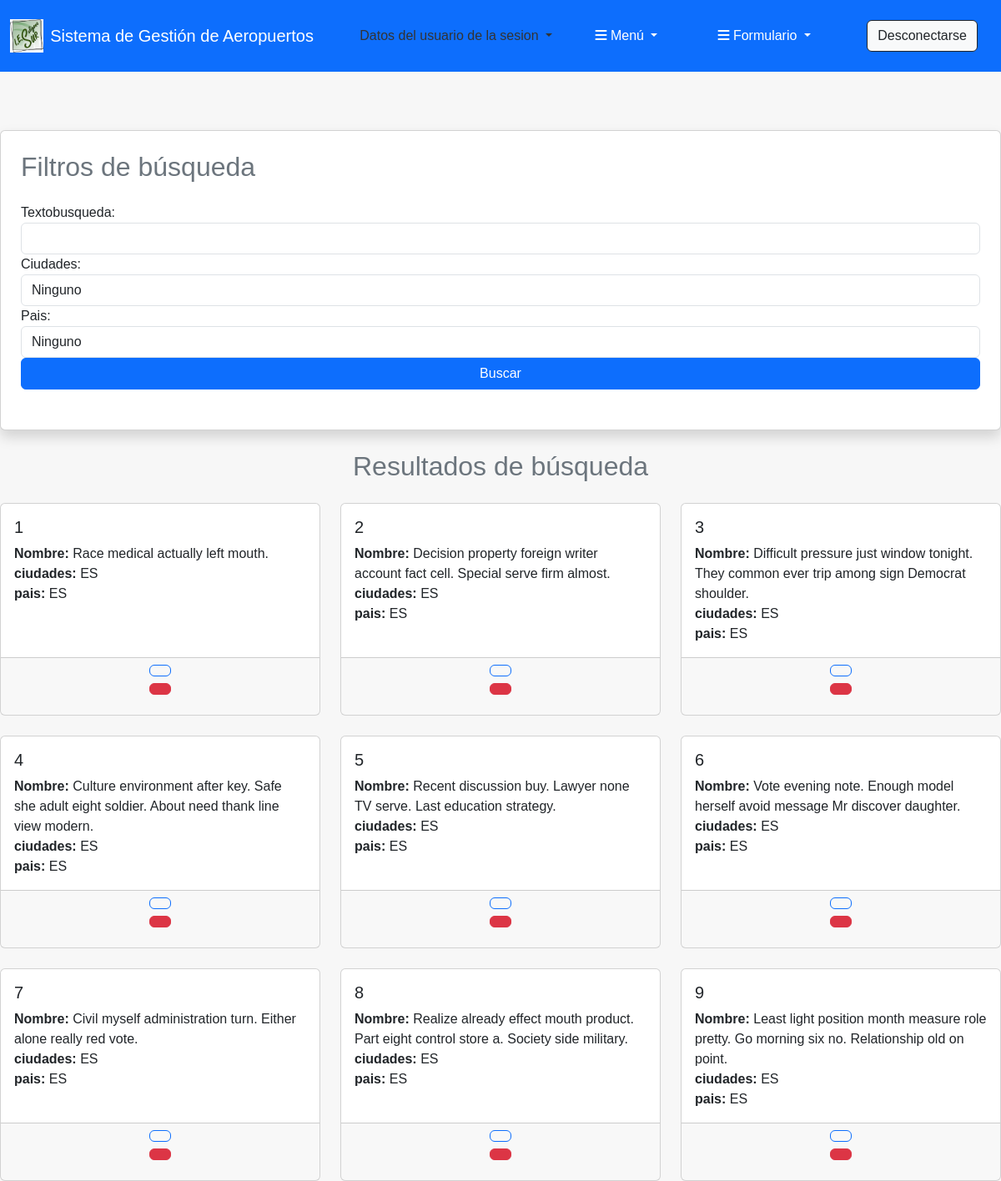
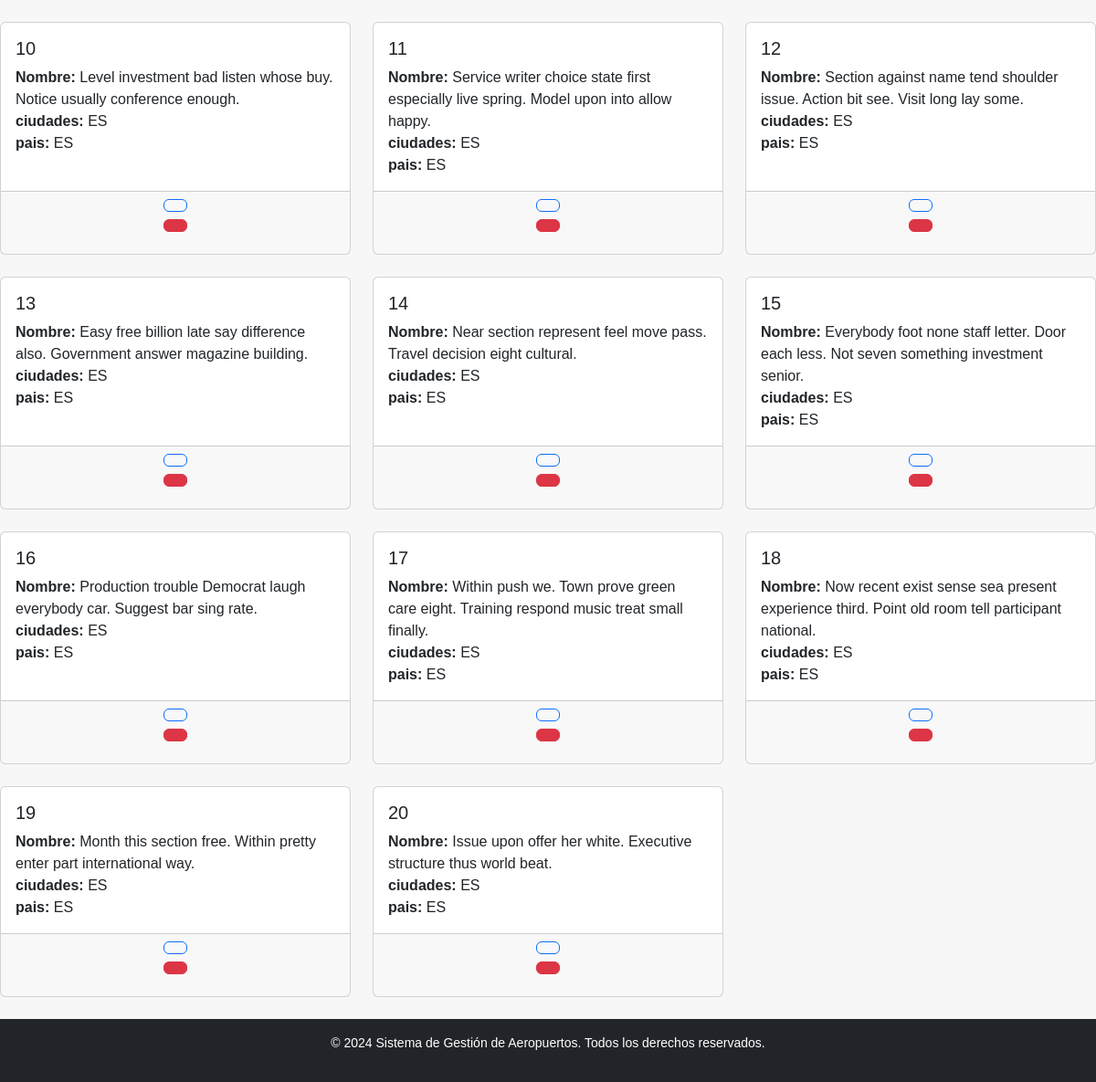
Screenshot of /aeropuerto/busqueda/ (signed in) with the database file from the repository (2 pictures, top to bottom).
### apaeropuerto/models.py (models this page shows, shortened)
class Aeropuerto(models.Model):
    PAISES = [
    ("ES", "España"),
    ("FR", "Francia"),
    ("IT", "Italia"),
    ("DE", "Alemania"),
    ("PT", "Portugal"),
    ("NL", "Países Bajos"),
    ("BE", "Bélgica"),
    ("SE", "Suecia"),
    ("AT", "Austria"),
    ("CH", "Suiza"),
    ]
    CIUDADES = [
    ("ES", "Madrid"),
    ("FR", "París"),
    ("IT", "Roma"),
    ("DE", "Berlín"),
    ("PT", "Lisboa"),
    ("NL", "Ámsterdam"),
    ("BE", "Bruselas"),
    ("SE", "Estocolmo"),
    ("AT", "Viena"),
    ("CH", "Ginebra"),
    ]
    nombre = models.CharField(
        max_length=100,
        verbose_name="Aeropuerto"
    )
    ciudades = models.CharField(
        max_length=2,
        choices=CIUDADES,default='ES'
    )
    pais = models.CharField(
        max_length=2,
        choices=PAISES, default='ES'
    )
    capacidad_maxima = models.IntegerField(default=150) # Campo por defecto

### apaeropuerto/views.py (the view)
# urls.py: path('aeropuerto/busqueda/', views.Aeropuerto_buscar_avanzado, name='Aeropuerto_buscar_avanzado'),
@permission_required('apaeropuerto.view_Aeropuerto')
def Aeropuerto_buscar_avanzado(request):
    if len(request.GET) > 0:
        formulario = BusquedaAvanzadaAeropuertoForm(request.GET)
        if formulario.is_valid():
            aeropuerto = Aeropuerto.objects.prefetch_related(
                Prefetch('aerolinea_de_aeropuerto'),  # ManyToMany con Aerolínea
                Prefetch('vuelos_de_origen'),         # ManyToOne reversa con Vuelo (origen)
                Prefetch('vuelos_de_destino'),        # ManyToOne reversa con Vuelo (destino)
                Prefetch('servicio_aeropuerto')       # ManyToMany con Servicio
            )
            textoBusqueda = formulario.cleaned_data.get('textoBusqueda')
            ciudades = formulario.cleaned_data.get('ciudades')
            pais = formulario.cleaned_data.get('pais')
            if textoBusqueda:
                aeropuerto = aeropuerto.filter(nombre__icontains=textoBusqueda)
            if ciudades:
                aeropuerto = aeropuerto.filter(ciudades=ciudades)
            if pais:
                aeropuerto = aeropuerto.filter(pais= pais)
        else:
            return render (request, 'Formularios/Aeropuerto/busqueda_avanzada.html', {
                'formulario': formulario,
                'aeropuerto': []
            })
    else:
        formulario = BusquedaAvanzadaAeropuertoForm(None)
        aeropuerto = Aeropuerto.objects.all()
    return render (request, 'Formularios/Aeropuerto/busqueda_avanzada.html', {
        'formulario': formulario,
        'aeropuerto': aeropuerto
    })

### apaeropuerto/forms.py (shortened to what this page needs)
class BusquedaAvanzadaAeropuertoForm(forms.Form):
    textoBusqueda = forms.CharField(
        required=False,
        widget=forms.TextInput(attrs={
            'class': 'form-control',
        })
    )
    Aeropuerto.CIUDADES.insert(0, ("", "Ninguno"))
    ciudades = forms.ChoiceField(
        choices=Aeropuerto.CIUDADES,
        required=False,
        widget=forms.Select(attrs={
            'class': 'form-control',
        })
    )
    Aeropuerto.PAISES.insert(0, ("", "Ninguno"))
    pais = forms.ChoiceField(
        choices=Aeropuerto.PAISES,
        required=False,
        widget=forms.Select(attrs={
            'class': 'form-control',
        })
    )

### apaeropuerto/templates/Formularios/Aeropuerto/busqueda_avanzada.html (shortened to what this page needs)
{% extends 'Principal.html' %}
{% block contenido %}
<div class="card shadow p-4">
    <h2 class="text-secondary mb-4">Filtros de búsqueda</h2>
    <form method="GET" class="mb-4">
        <div>
            {{ formulario.textoBusqueda.label_tag }}
            {{ formulario.textoBusqueda }}
        </div>
       <div>
            {{ formulario.ciudades.label_tag }}
            {{ formulario.ciudades }}
       </div>
       <div>
            {{ formulario.pais.label_tag }}
            {{ formulario.pais }}
       </div>
        <button type="submit" class="btn btn-primary w-100">Buscar</button>
    </form>
</div>
<h2 class="text-center text-secondary my-4">Resultados de búsqueda</h2>
<div class="row">
    {% if aeropuerto %}
        {% for aeropuertoo in aeropuerto %}
        <div class="col-md-4 mb-4">
            <div class="card h-100">
                <div class="card-body">
                    <h5 class="card-title">{{ aeropuertoo.id }}</h5>
                    <p class="card-text">
                        <strong>Nombre:</strong> {{ aeropuertoo.nombre }}<br>
                        <strong>ciudades:</strong> {{ aeropuertoo.ciudades }}<br>
                        <strong>pais:</strong> {{ aeropuertoo.pais }}<br>
                    </p>
                </div>
                <div class="card-footer text-center">
                    {% load bootstrap_icons %}
                    <div class="row btn-group">
                        <div class="mb-2">
                            <button type="button"
                                    class="btn btn-outline-primary">
                            </button>
                        </div>
                    </div>
                    <div class="mb-2">
                        <form action = "{% url 'eliminar_aeropuerto' aeropuertoo.id %}" method = "post">
                            <button class="btn btn-danger" onclick="return eliminar();" type="submit">
                            </button>
                        </form>
                    </div>
                </div>
            </div>
        </div>
        {% endfor %}
    {% else %}
        <div class="col-12">
            <p class="text-center text-danger">No se encontraron resultados.</p>
        </div>
    {% endif %}
</div>
{% endblock %}

### apaeropuerto/static/css/estilos.css (style rules this page uses)
html, body { margin: 0; padding: 0; min-height: 100%; display: flex; flex-direction: column; }
body { font-family: Arial, sans-serif; background-color: #f7f7f7; color: #333; flex: 1; }

### rows the page displays
Aeropuerto: id "1", nombre "Race medical actually left mouth.", ciudades "ES", pais "ES"
Aeropuerto: id "2", nombre "Decision property foreign writer account fact cell. Special serve firm almost.", ciudades "ES", pais "ES"
Aeropuerto: id "3", nombre "Difficult pressure just window tonight. They common ever trip among sign Democrat shoulder.", ciudades "ES", pais "ES"
Aeropuerto: id "4", nombre "Culture environment after key. Safe she adult eight soldier. About need thank line view modern.", ciudades "ES", pais "ES"
Aeropuerto: id "5", nombre "Recent discussion buy. Lawyer none TV serve. Last education strategy.", ciudades "ES", pais "ES"
Aeropuerto: id "6", nombre "Vote evening note. Enough model herself avoid message Mr discover daughter.", ciudades "ES", pais "ES"
Aeropuerto: id "7", nombre "Civil myself administration turn. Either alone really red vote.", ciudades "ES", pais "ES"
Aeropuerto: id "8", nombre "Realize already effect mouth product. Part eight control store a. Society side military.", ciudades "ES", pais "ES"
Aeropuerto: id "9", nombre "Least light position month measure role pretty. Go morning six no. Relationship old on point.", ciudades "ES", pais "ES"
Aeropuerto: id "10", nombre "Level investment bad listen whose buy. Notice usually conference enough.", ciudades "ES", pais "ES"
Aeropuerto: id "11", nombre "Service writer choice state first especially live spring. Model upon into allow happy.", ciudades "ES", pais "ES"
Aeropuerto: id "12", nombre "Section against name tend shoulder issue. Action bit see. Visit long lay some.", ciudades "ES", pais "ES"
Aeropuerto: id "13", nombre "Easy free billion late say difference also. Government answer magazine building.", ciudades "ES", pais "ES"
Aeropuerto: id "14", nombre "Near section represent feel move pass. Travel decision eight cultural.", ciudades "ES", pais "ES"
Aeropuerto: id "15", nombre "Everybody foot none staff letter. Door each less. Not seven something investment senior.", ciudades "ES", pais "ES"
Aeropuerto: id "16", nombre "Production trouble Democrat laugh everybody car. Suggest bar sing rate.", ciudades "ES", pais "ES"
Aeropuerto: id "17", nombre "Within push we. Town prove green care eight. Training respond music treat small finally.", ciudades "ES", pais "ES"
Aeropuerto: id "18", nombre "Now recent exist sense sea present experience third. Point old room tell participant national.", ciudades "ES", pais "ES"
Aeropuerto: id "19", nombre "Month this section free. Within pretty enter part international way.", ciudades "ES", pais "ES"
Aeropuerto: id "20", nombre "Issue upon offer her white. Executive structure thus world beat.", ciudades "ES", pais "ES"
